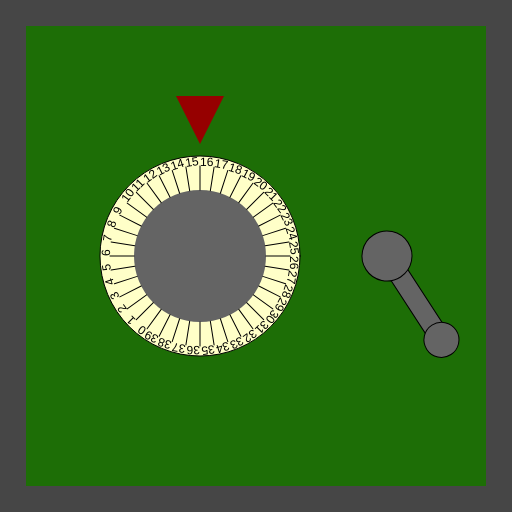
Frame 1 (no input)
Frame 60 (no input): identical to frame 1, image omitted
Frame 120 (the mouse pressed at the canvas centre since frame 60): identical to frame 1, image omitted

The p5.js sketch that drew this single still picture (run headless with seeded random() and noise() and a simulated clock; from frame 60 on, the mouse is pressed at the canvas centre):

// p5.js sketch
// ── sketch.js
/*

Officer: 3337827
CaseNum: 303-0-15181506-3337827

Case 303 - The Case of the Crooked Attorney
Stage 1 - Torvalds' Office

District Attorney Torvalds is well respected in Console City as an upstanding citizen and
enforcer of the law. Of course he’s as crooked as they come. I’ve had enough of having our
hard work at Sleuth and Co undermined by his bribes and back-payments. Let’s take take this
sucker down. I happen to know that Torvalds keeps his incriminating documents spread amongst
several safes in town. I’ll need you to bend the rules a little by breaking into them and
retrieving the incriminating evidence.

The first safe is in Torvald’s office. Crack it by doing the following:

	Whilst the mouse is being dragged:
	- Make Secure_Store_Combination_0 equal to 5

	When the mouse button is released:
	- Make Secure_Store_Combination_0 equal to 13

	When any key is released:
	- Make Secure_Store_Combination_0 equal to 2

	Whilst the mouse is moving:
	- Make Secure_Store_Combination_0 equal to 16

	Whilst the mouse is moving:
	- Make Secure_Store_Combination_1 equal to 33

	When any key is released:
	- Make Secure_Store_Combination_1 equal to 57

	Whilst the mouse is being dragged:
	- Make Secure_Store_Combination_1 equal to 20

	When the mouse button is released:
	- Make Secure_Store_Combination_1 equal to 40



There are many possible ways of investigating this case, but you
should use ONLY the following commands:

	- The assignment operator aka. the equals sign !

*/

//declare the variables

var Secure_Store_Combination_0;
var Secure_Store_Combination_1;


function preload()
{
	//IMAGES WILL BE LOADED HERE

}

function setup()
{
	createCanvas(512,512);

	//initialise the variables
	Secure_Store_Combination_0 = 0;
	Secure_Store_Combination_1 = 0;

}

///////////////////EVENT HANDLERS///////////////////

//Add your code to these events to open the safe ...

function mouseMoved()
{
	console.log("mouseMoved", mouseX, mouseY);
	Secure_Store_Combination_0 =16;
	Secure_Store_Combination_1 =33;
}

function mouseDragged()
{
	console.log("mouseDragged", mouseX, mouseY);
	Secure_Store_Combination_0 =5;
	Secure_Store_Combination_1 =20;
}

function mousePressed()
{
	console.log("mousePressed");
}

function mouseReleased()
{
	console.log("mouseReleased");
	Secure_Store_Combination_0 =13;
	Secure_Store_Combination_1 =40;
}

function keyPressed()
{
	console.log("keyPressed", key);
}

function keyReleased()
{
	console.log("keyReleased", key);
	Secure_Store_Combination_0 =2;
	Secure_Store_Combination_1 =57;
}

///////////////DO NOT CHANGE CODE BELOW THIS POINT///////////////////

function draw()
{


	//Draw the safe door
	background(70);
	noStroke();
	fill(29,110,6);
	rect(26,26,width-52,width-52);

	//Draw the combination dial
	push();
	translate(200,height/2);
	drawDial(200, Secure_Store_Combination_0, 40);
	pop();

	//Draw the lever
	push();
	translate(width - 125,256);
	drawLever(Secure_Store_Combination_1);
	pop();

}

function drawDial(diameter,num,maxNum)
{
	//the combination lock

	var r = diameter * 0.5;
	var p = r * 0.6;

	stroke(0);
	fill(255,255,200);
	ellipse(0,0,diameter,diameter);
	fill(100);
	noStroke();
	ellipse(0,0,diameter*0.66,diameter*0.66);
	fill(150,0,0);
	triangle(
		-p * 0.4,-r-p,
		p * 0.4,-r-p,
		0,-r-p/5
	);

	noStroke();

	push();
	var inc = 360/maxNum;

	rotate(radians(-num * inc));
	for(var i = 0; i < maxNum; i++)
	{
		push();
		rotate(radians(i * inc));
		stroke(0);
		line(0,-r*0.66,0,-(r-10));
		noStroke();
		fill(0);
		text(i,0,-(r-10));
		pop();
	}

	pop();
}

function drawLever(rot)
{
	push();
	rotate(radians(-rot))
	stroke(0);
	fill(100);
	rect(-10,0,20,100);
	ellipse(0,0,50,50);
	ellipse(0,100,35,35);
	pop();
}
